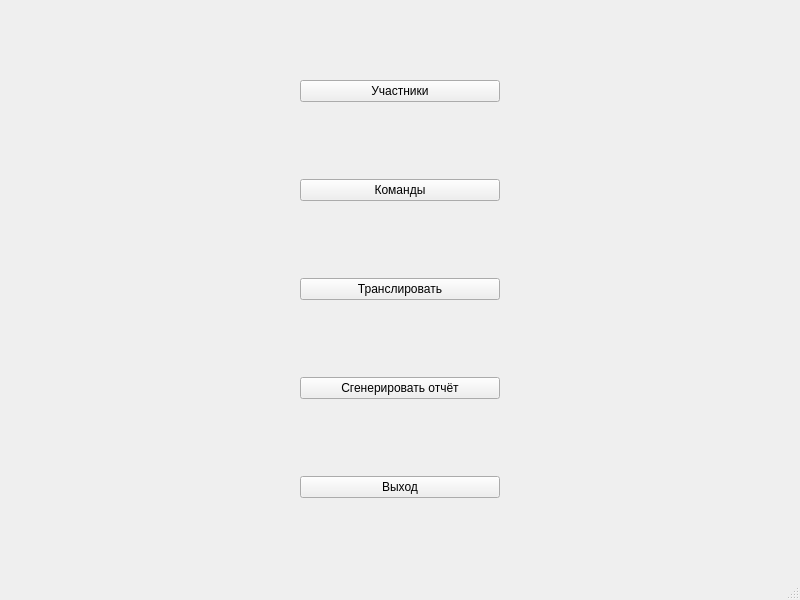
<?xml version="1.0" encoding="UTF-8"?>
<ui version="4.0">
 <class>MainWindow</class>
 <widget class="QMainWindow" name="MainWindow">
  <property name="geometry">
   <rect>
    <x>0</x>
    <y>0</y>
    <width>800</width>
    <height>600</height>
   </rect>
  </property>
  <property name="windowTitle">
   <string>MainWindow</string>
  </property>
  <widget class="QWidget" name="centralwidget">
   <layout class="QGridLayout" name="gridLayout">
    <item row="1" column="0">
     <widget class="QPushButton" name="show_teams_button">
      <property name="maximumSize">
       <size>
        <width>200</width>
        <height>16777215</height>
       </size>
      </property>
      <property name="text">
       <string>Команды</string>
      </property>
     </widget>
    </item>
    <item row="3" column="0">
     <widget class="QPushButton" name="gen_report_button">
      <property name="text">
       <string>Сгенерировать отчёт</string>
      </property>
     </widget>
    </item>
    <item row="2" column="0">
     <widget class="QPushButton" name="show_results_button">
      <property name="maximumSize">
       <size>
        <width>200</width>
        <height>16777215</height>
       </size>
      </property>
      <property name="text">
       <string>Транслировать</string>
      </property>
     </widget>
    </item>
    <item row="0" column="0">
     <widget class="QPushButton" name="show_players_button">
      <property name="maximumSize">
       <size>
        <width>200</width>
        <height>16777215</height>
       </size>
      </property>
      <property name="text">
       <string>Участники</string>
      </property>
     </widget>
    </item>
    <item row="4" column="0">
     <widget class="QPushButton" name="exit_button">
      <property name="text">
       <string>Выход</string>
      </property>
     </widget>
    </item>
   </layout>
  </widget>
  <widget class="QStatusBar" name="statusbar"/>
 </widget>
 <resources/>
 <connections/>
</ui>
